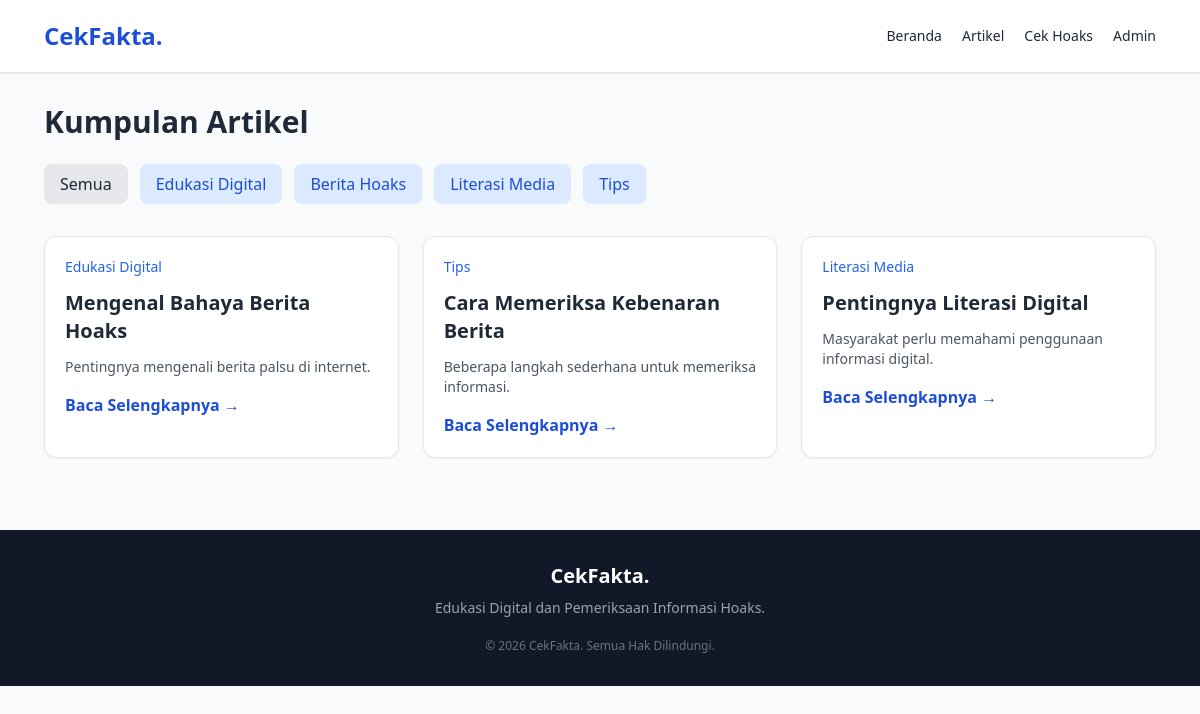
The page /kategori.php on the database its author committed.
### tables this page shows
CREATE TABLE articles (
    id INT AUTO_INCREMENT PRIMARY KEY,
    title VARCHAR(255) NOT NULL,
    category VARCHAR(100) NOT NULL,
    excerpt TEXT,
    content LONGTEXT NOT NULL,
    created_at TIMESTAMP DEFAULT CURRENT_TIMESTAMP
);

### includes/function.php (called while the page is built, shortened)
<?php
function aman($data) {
    return htmlspecialchars(
        $data ?? '',
        ENT_QUOTES,
        'UTF-8'
    );
}
?>

### kategori.php (the view, shortened to what this page needs)
<?php
require_once 'config/database.php';
require_once 'includes/function.php';
$kategori = $_GET['kategori'] ?? '';
if ($kategori !== '') {
    $stmt = $pdo->prepare(
        "SELECT * FROM articles
         WHERE category = ?
         ORDER BY created_at DESC"
    );
    $stmt->execute([$kategori]);
} else {
    $stmt = $pdo->query(
        "SELECT * FROM articles ORDER BY created_at DESC"
    );
}
$articles = $stmt->fetchAll(PDO::FETCH_ASSOC);
include 'includes/header.php';
?>
<h1 class="text-3xl font-bold mb-6">
    Kumpulan Artikel
</h1>
<div class="flex flex-wrap gap-3 mb-8">
<?php
$categories = [
    'Edukasi Digital',
    'Berita Hoaks',
    'Literasi Media',
    'Tips'
];
?>
<a href="kategori.php"
   class="bg-gray-200 px-4 py-2 rounded-lg">
    Semua
</a>
<?php foreach ($categories as $cat): ?>
<a href="?kategori=<?= urlencode($cat) ?>"
   class="bg-blue-100 text-blue-700 px-4 py-2 rounded-lg">
    <?= aman($cat) ?>
</a>
<?php endforeach; ?>
</div>
<div class="grid md:grid-cols-3 gap-6">
<?php foreach ($articles as $article): ?>
<div class="bg-white p-5 rounded-xl shadow-sm border">
    <p class="text-blue-600 text-sm">
        <?= aman($article['category']) ?>
    </p>
    <h2 class="font-bold text-xl my-3">
        <?= aman($article['title']) ?>
    </h2>
    <p class="text-gray-600 text-sm">
        <?= aman($article['excerpt']) ?>
    </p>
    <a href="artikel.php?id=<?= $article['id'] ?>"
       class="text-blue-700 inline-block mt-4 font-semibold">
        Baca Selengkapnya →
    </a>
</div>
<?php endforeach; ?>
</div>
<?php include 'includes/footer.php'; ?>

### rows shown on the page
articles: category "Edukasi Digital", title "Mengenal Bahaya Berita Hoaks", excerpt "Pentingnya mengenali berita palsu di internet."
articles: category "Tips", title "Cara Memeriksa Kebenaran Berita", excerpt "Beberapa langkah sederhana untuk memeriksa informasi."
articles: category "Literasi Media", title "Pentingnya Literasi Digital", excerpt "Masyarakat perlu memahami penggunaan informasi digital."

### other values the page prints
aman($cat) "Edukasi Digital"
aman($cat) "Berita Hoaks"
aman($cat) "Literasi Media"
aman($cat) "Tips"
